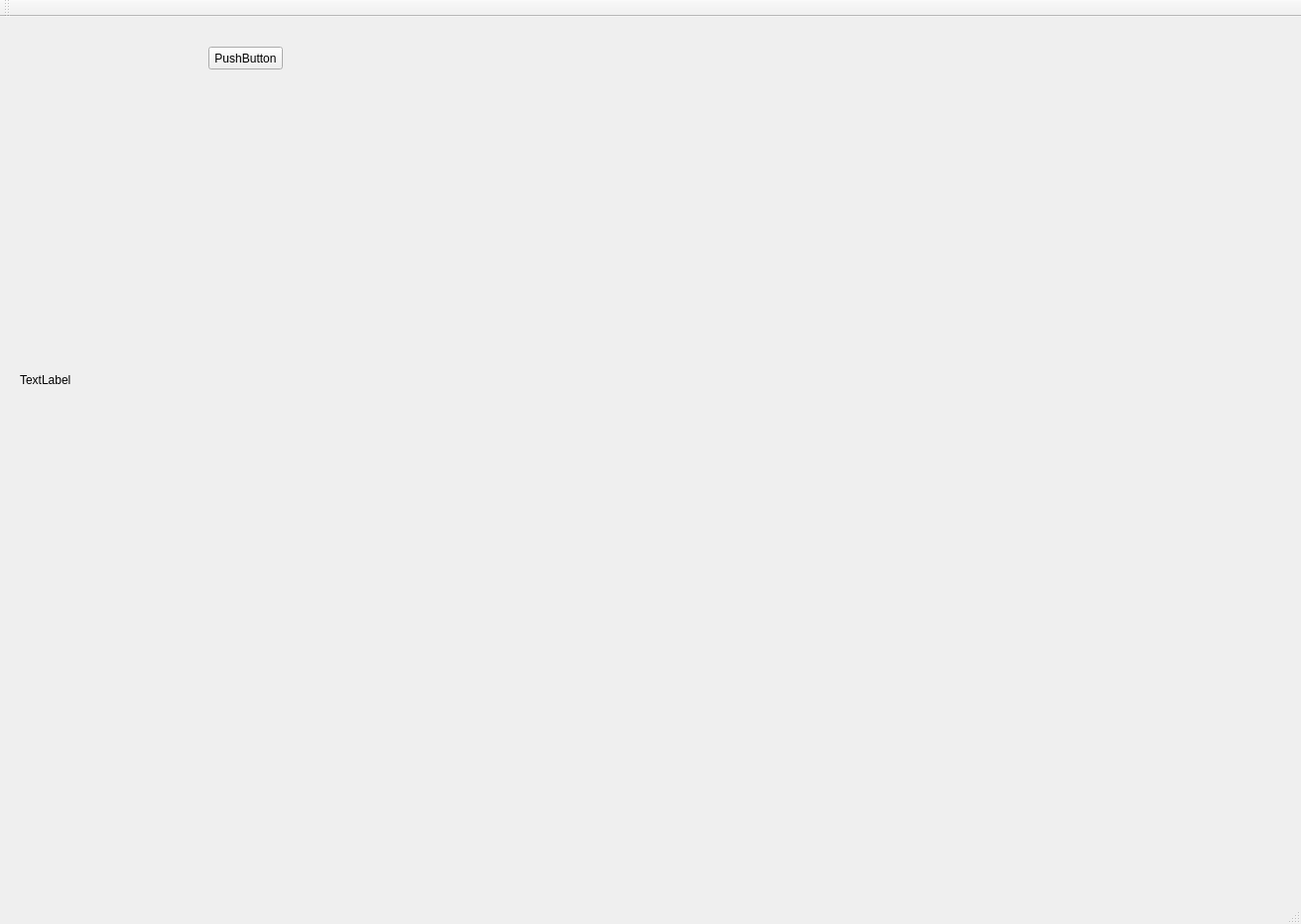
<?xml version="1.0" encoding="UTF-8"?>
<ui version="4.0">
 <class>MainWindow</class>
 <widget class="QMainWindow" name="MainWindow">
  <property name="geometry">
   <rect>
    <x>0</x>
    <y>0</y>
    <width>1311</width>
    <height>931</height>
   </rect>
  </property>
  <property name="windowTitle">
   <string>MainWindow</string>
  </property>
  <widget class="QWidget" name="centralWidget">
   <widget class="QPushButton" name="btnLeft">
    <property name="geometry">
     <rect>
      <x>210</x>
      <y>30</y>
      <width>75</width>
      <height>23</height>
     </rect>
    </property>
    <property name="text">
     <string>PushButton</string>
    </property>
   </widget>
   <widget class="QLabel" name="picL">
    <property name="geometry">
     <rect>
      <x>20</x>
      <y>150</y>
      <width>661</width>
      <height>431</height>
     </rect>
    </property>
    <property name="text">
     <string>TextLabel</string>
    </property>
   </widget>
  </widget>
  <widget class="QMenuBar" name="menuBar">
   <property name="geometry">
    <rect>
     <x>0</x>
     <y>0</y>
     <width>1311</width>
     <height>21</height>
    </rect>
   </property>
  </widget>
  <widget class="QToolBar" name="mainToolBar">
   <attribute name="toolBarArea">
    <enum>TopToolBarArea</enum>
   </attribute>
   <attribute name="toolBarBreak">
    <bool>false</bool>
   </attribute>
  </widget>
  <widget class="QStatusBar" name="statusBar"/>
 </widget>
 <layoutdefault spacing="6" margin="11"/>
 <resources/>
 <connections/>
</ui>
